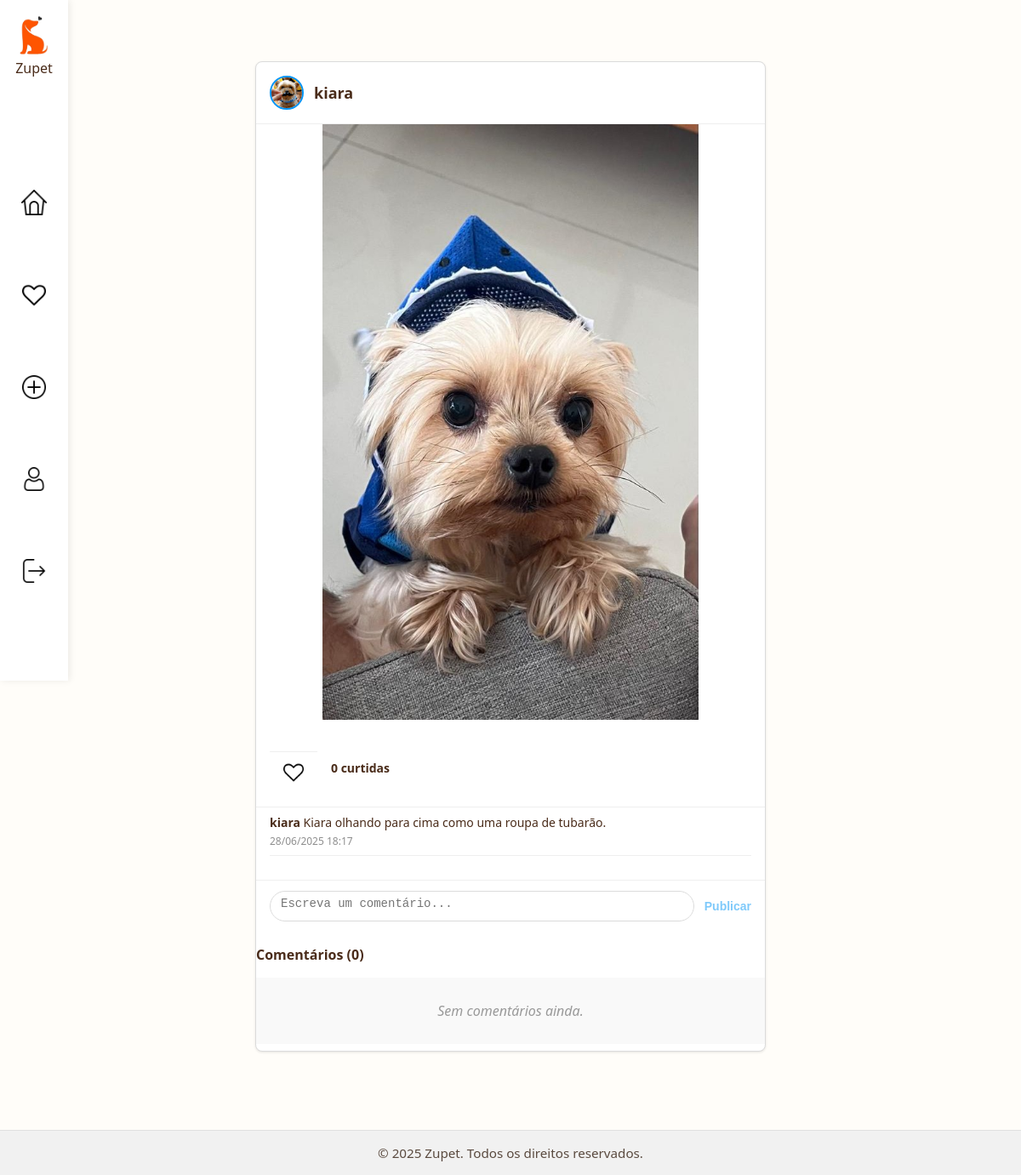
The app's page /post/3 (signed in) with its own data.
### Dogram/models.py (models this page shows)
class User(database.Model, UserMixin):
    id = database.Column(database.Integer, primary_key=True)
    username = database.Column(database.String, nullable=False)
    email = database.Column(database.String, nullable=False, unique=True)
    password = database.Column(database.String, nullable=False)
    profile_pic = database.Column(database.String, nullable=False, default='default.jpg')
    story = database.Column(database.Boolean)
    favorites = database.relationship(
        'Post', secondary=favorites,
        backref='favorited_by', lazy='dynamic'
    )
    seguindo = database.relationship(
        'User', secondary=seguidores,
        primaryjoin=(seguidores.c.seguidor_id == id),
        secondaryjoin=(seguidores.c.seguido_id == id),
        backref=database.backref('seguidores', lazy='dynamic'),
        lazy='dynamic'
    )
    comments = database.relationship('Comment', backref='user', lazy=True)

class Post(database.Model):
    id = database.Column(database.Integer, primary_key=True)
    caption = database.Column(database.String, nullable=False)
    image_path = database.Column(database.String, nullable=False)
    date_posted = database.Column(database.DateTime, default=datetime.utcnow)
    user_id = database.Column(database.Integer, database.ForeignKey('user.id'), nullable=False)
    likes = database.Column(database.Integer, nullable=False, default=0)
    user = database.relationship('User', backref='posts', lazy=True)
    comments = database.relationship('Comment', backref='post', lazy=True, cascade='all, delete-orphan')

### Dogram/routes.py (the view)
@app.route("/post/<int:post_id>")
def ver_post(post_id):
    post = Post.query.get_or_404(post_id)
    comentarios = Comment.query.filter_by(post_id=post.id).order_by(Comment.date_posted.asc()).all()
    return render_template("post.html", post=post, comentarios=comentarios)

### Dogram/models.py (called while the page is built)
@login_manager.user_loader
def load_user(user_id):
    return User.query.get(int(user_id))

### Dogram/templates/post.html (shortened to what this page needs)
{% extends "model.html" %}
{% block links %}
    <link rel="stylesheet" href="{{ url_for('static', filename='styles/general/header.css') }}">
    <link rel="stylesheet" href="{{ url_for('static', filename='styles/posts/post.css') }}">
    <link rel="stylesheet" href="{{ url_for('static', filename='styles/homepage/posts.css') }}">
{% endblock %}
{% block body %}
<header>
    {% include 'navbar.html' %}
</header>
<main>
    <div class="container">
        <h2>
            <img src="{{ url_for('static', filename='assets/profile/' ~ (post.user.profile_pic if post.user.profile_pic else 'default.jpg')) }}"
                alt="Perfil de {{ post.user.username }}"
                class="avatar">
            {{ post.user.username }}
        </h2>
        <img src="{{ url_for('static', filename='assets/posts/' ~ post.image_path) }}"
            alt="Imagem do Post"
            class="img-fluid">
        <div class="post-actions">
            <form method="POST" action="{{ url_for('curtir', post_id=post.id) }}">
                <button class="curtir-btn" data-post-id="{{ post.id }}">
                    {% if post.id in liked_post_ids %}
                        <img src="{{ url_for('static', filename='assets/icones/coracao-cheio.png') }}" alt="Descurtir">
                    {% else %}
                        <img src="{{ url_for('static', filename='assets/icones/coracao.png') }}" alt="Curtir">
                    {% endif %}
                </button>
            </form>
            <span class="likes-count">{{ post.likes }} curtidas</span>
        </div>
        <div class="post-info">
            <p><strong>{{ post.user.username }}</strong> {{ post.caption }}</p>
            <div class="post-meta">
                <span>{{ post.date_posted.strftime('%d/%m/%Y %H:%M') }}</span>
            </div>
        </div>
        <hr>
        {% if current_user.is_authenticated %}
        <form method="POST" action="{{ url_for('comentar', post_id=post.id) }}">
            <textarea name="conteudo" placeholder="Escreva um comentário..." required></textarea>
            <button type="submit" class="btn" disabled>Publicar</button>
        </form>
        {% else %}
        <p><a href="{{ url_for('login') }}">Faça login</a> para comentar.</p>
        {% endif %}
        <h4>Comentários ({{ comentarios|length }})</h4>
        <div class="comentarios">
            {% for comentario in comentarios %}
                <div>
                    <p>
                        <strong>{{ comentario.user.username }}</strong>
                        <span>{{ comentario.date_posted.strftime('%d/%m/%Y %H:%M') }}</span>
                    </p>
                    <p>{{ comentario.content }}</p>
                </div>
            {% else %}
                <p class="sem-comentarios">Sem comentários ainda.</p>
            {% endfor %}
        </div>
    </div>
</main>
{% endblock %}

### Dogram/static/styles/css/footer.css (style rules this page uses)
* { margin: 0; padding: 0; box-sizing: border-box; }
html, body { height: 100%; font-family: 'Segoe UI', Tahoma, Geneva, Verdana, sans-serif; background-color: #fffdf9; color: #4a2c1a; }
body { display: flex; flex-direction: column; min-height: 100vh; }
main { flex: 1; padding: 2rem; }

### Dogram/static/styles/general/header.css (style rules this page uses)
* { margin: 0; padding: 0; box-sizing: border-box; }

### Dogram/static/styles/posts/post.css (style rules this page uses)
.container { max-width: 600px; width: 100%; margin: 40px auto 60px; background-color: #fff; border: 1px solid #dbdbdb; border-radius: 8px; box-shadow: 0 1px 3px rgba(0,0,0,0.1); overflow: hidden; display: flex; flex-direction: column; }
.container > * { margin-bottom: 16px; }
.container h2 { display: flex; align-items: center; gap: 12px; font-size: 18px; font-weight: 600; padding: 16px; border-bottom: 1px solid #efefef; margin-bottom: 0; }
.avatar { width: 40px; height: 40px; border-radius: 50%; object-fit: cover; border: 2px solid #0095f6; }
.img-fluid { width: 100%; height: 700px; object-fit: contain; display: block; transition: filter 0.3s ease; margin-bottom: 12px; }
.post-actions { display: flex; align-items: center; gap: 16px; padding: 12px 16px; border-bottom: 1px solid #efefef; margin-bottom: 8px; }
.likes-count { font-weight: 600; font-size: 14px; }
.post-info { padding: 0 16px; margin-bottom: 8px; }
.post-info p { margin-bottom: 4px; font-size: 14px; line-height: 1.4; }
.post-meta { font-size: 12px; color: #8e8e8e; }
hr { margin: 0 16px; border: none; border-top: 1px solid #efefef; }
.comentarios { max-height: 250px; overflow-y: auto; padding: 12px 16px; background-color: #f9f9f9; margin-bottom: 8px; }
.sem-comentarios { text-align: center; font-style: italic; color: #999; padding: 16px 0; }
form { display: flex; align-items: center; gap: 12px; padding: 12px 16px; border-top: 1px solid #efefef; margin-top: 12px; }
form textarea { flex-grow: 1; border: 1px solid #dbdbdb; border-radius: 18px; padding: 6px 12px; font-size: 14px; height: 36px; resize: none; outline: none; transition: border-color 0.2s ease; }
form .btn { background: none; border: none; color: #0095f6; font-weight: 600; font-size: 14px; cursor: pointer; opacity: 0.5; transition: opacity 0.2s ease; }

### Dogram/static/styles/homepage/posts.css (style rules this page uses)
.avatar { width: 40px; height: 40px; border-radius: 50%; object-fit: cover; }
.post-actions { display: flex; gap: 1rem; padding: 0.8rem 1rem; }
.post-actions img { width: 24px; height: 24px; cursor: pointer; }
.post-actions button { background-color: transparent; border: 0; }

### records on screen
User: profile_pic (picture), user.username "kiara"
Post: image_path (picture), likes "0", caption "Kiara olhando para cima como uma roupa de tubarão.", date_posted "28/06/2025 18:17"

### other values on screen
{{ comentarios|length }} "0"
